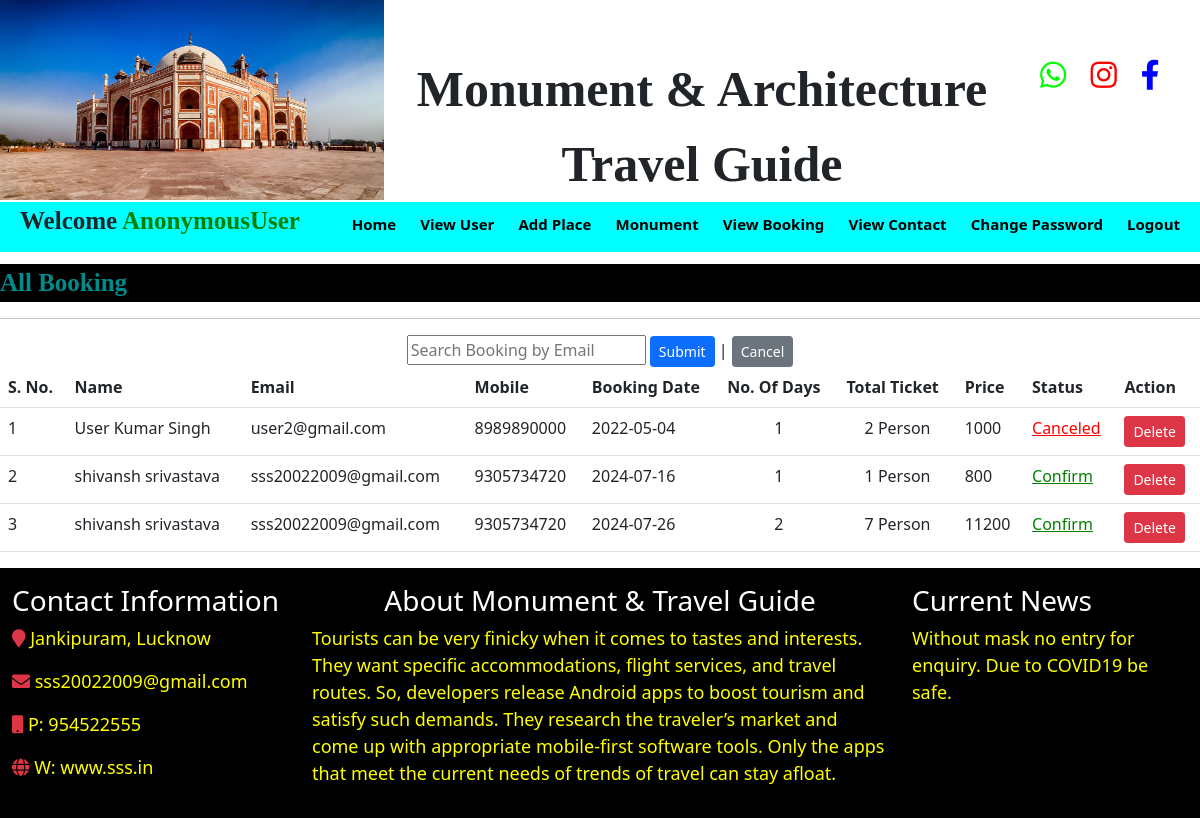
Screenshot of /view_booking_admin with the database file from the repository.
### room/models.py (models this page shows)
class Booked(models.Model):
    full_name=models.CharField(max_length=20,null=True)
    email=models.CharField(max_length=20,null=True)
    contact=models.CharField(max_length=20,null=True)
    contact2=models.CharField(max_length=20,null=True)
    bookint_date=models.CharField(max_length=20,null=True)
    days=models.CharField(max_length=20,null=True)
    gender=models.CharField(max_length=20,null=True)
    price=models.CharField(max_length=20,null=True)
    dob=models.CharField(max_length=20,null=True)
    status=models.CharField(max_length=20,null=True)

### room/views.py (the view)
# urls.py: path('view_booking_admin',view_booking_admin,name='view_booking_admin'),
def view_booking_admin(request):
    data = Booked.objects.all()
    d={'data':data}
    return render(request,'view_booking_admin.html',d)

### room/templates/view_booking_admin.html (shortened to what this page needs)
{% include 'admin_navigation.html' %}
<marquee style="font-family: 'Monotype Corsiva'; font-size:25px; color:darkcyan; background-color:black; font-weight:bold; margin-top:1%">
    All Booking
</marquee>
<hr>
<center class="float:right;">
    <form method="POST" action="/searchh" class="mt-2">
        <input type="search" name="name" placeholder="Search Booking by Email">
        <input type="submit" class="btn btn-primary btn-sm"> | <a href="{% url 'view_booking_admin' %}" class="btn btn-secondary btn-sm">Cancel</a>
    </form>
</center>
<table class="table">
    <tr>
        <th>S. No.</th>
        <th>Name</th>
        <th>Email</th>
        <th>Mobile</th>
        <th>Booking Date</th>
        <th>No. Of Days</th>
        <th>Total Ticket</th>
        <th>Price</th>
        <th>Status</th>
        <th>Action</th>
    </tr>
    {% for i in data %}
    <tr>
        <td>{{forloop.counter}}</td>
        <td>{{i.full_name}}</td>
        <td>{{i.email}}</td>
        <td>{{i.contact}}</td>
        <td>{{i.bookint_date}}</td>
        <td align="center">{{i.days}}</td>
        <td align="center">{{i.gender}} Person</td>
        <td>{{i.price}}</td>
        {% if i.status == "Confirm" %}
        <td><a href="{% url 'change_status' i.id %}" style="color:green;">{{i.status}}</a></td>
        {% endif %}
        {% if i.status == "Canceled" %}
        <td><a href="{% url 'change_status' i.id %}" style="color:red;">{{i.status}}</a></td>
        {% endif %}
        <td><a href="{% url 'delete_booking' i.id %}" onclick="return confirm('Are you sure?')" class="btn btn-danger btn-sm">Delete</a></td>
    </tr>
    {% endfor %}
</table>
{% include 'footer.html' %}

### rows the page displays
Booked: full_name "User Kumar Singh", email "user2@gmail.com", contact "8989890000", bookint_date "2022-05-04", days "1", gender "2", price "1000", status "Canceled"
Booked: full_name "shivansh srivastava", email "sss20022009@gmail.com", contact "9305734720", bookint_date "2024-07-16", days "1", gender "1", price "800", status "Confirm"
Booked: full_name "shivansh srivastava", email "sss20022009@gmail.com", contact "9305734720", bookint_date "2024-07-26", days "2", gender "7", price "11200", status "Confirm"

### other values shown
{{ request.user }} "AnonymousUser"
